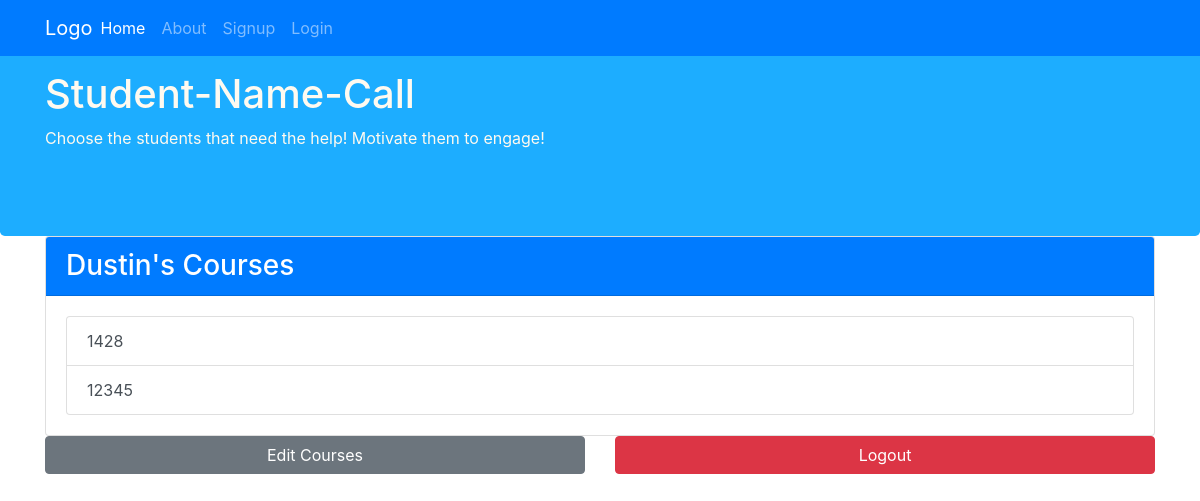
The page /accounts/profile/ (signed in) on the database as committed earlier.
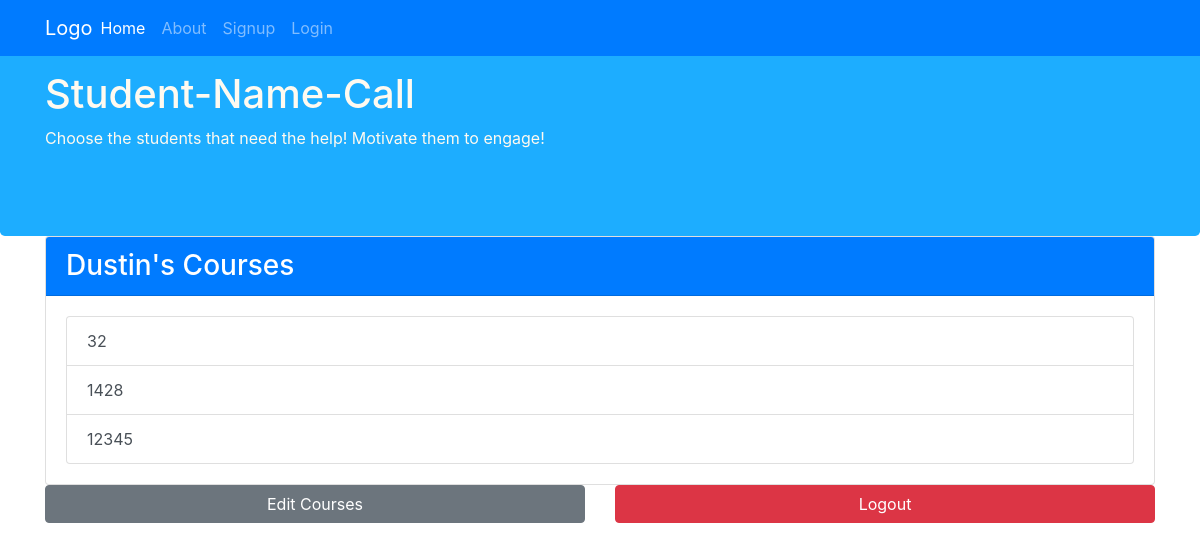
The same page on the database as committed later.
### course/models.py (models this page shows)
class Course(models.Model):
    course_id = models.IntegerField()
    instructor = models.ForeignKey(
        settings.AUTH_USER_MODEL,
        on_delete=models.CASCADE,
    )
    def __str__(self):
        return str(self.course_id)
    class Meta:
        ordering = ['course_id']
    def get_absolute_url(self):
        from django.urls import reverse
        return reverse('course_view', args=[str(self.course_id)])

### course/views.py (the view)
# urls.py: path('accounts/profile/', list_courses_view, name='courses'),
@login_required
def list_courses_view(request):
    user = request.user
    courses = Course.objects.filter(instructor=user)
    context = {
        'courses' : courses,
    }
    return render(request, 'course/list_courses.html', context)

### course/templates/course/list_courses.html
{% extends 'base.html' %}
{% block content %}
<div class="row row-content">
    <div class="col-12">
        <div class="card">
            <h3 class="card-header bg-primary text-white" id="login">{{user.username | title}}'s Courses</h3>
            <div class="card-body">
                <div class="list-group">
                    {% for course in courses %}
                    <a href="{{course.get_absolute_url}}" class="list-group-item list-group-item-action">{{course}}</a>
                    {% endfor %}
                </div>
            </div>
        </div>
    </div>
    <div class="col-sm-6">
        <a href="{% url 'edit_courses_view' %}" class="btn btn-block btn-secondary">Edit Courses</a>
    </div>
    <div class="col-sm-6">
        <a href="{% url 'logout' %}" class="btn btn-block btn-danger">Logout</a>
    </div>
</div>
{% endblock %}

### course/templates/base.html (shortened to what this page needs)
<!doctype html>
<html>
    <head>
        <link rel="stylesheet" href="https://stackpath.bootstrapcdn.com/bootstrap/4.4.1/css/bootstrap.min.css">
        {% load static %}
        <link rel="stylesheet" type="text/css"  href="{% static 'course/style.css' %}">
    </head>
    <body>
        <nav class="navbar navbar-dark bg-primary navbar-expand-sm fixed-top">
            <div class="container">
                <a class="navbar-brand mr-auto" href="#">Logo</a>
                <div class="collapse navbar-collapse" id="Navbar">
                    <ul class="navbar-nav mr-auto">
                        {% block nav %}
                        <li class="nav-item active"><a class="nav-link" href="#">Home</a></li>
                        <li class="nav-item"><a class="nav-link" href="aboutus.html">About</a></li>
                        <li class="nav-item"><a class="nav-link" href="#">Signup</a></li>
                        <li class="nav-item"><a class="nav-link" href="contactus.html"> Login</a></li>
                        {% endblock %}
                    </ul>
                </div>
            </div>
        </nav>
        <div class="jumbotron" >
            <div class="container">
                <h1>
                {% block title %}
                    Student-Name-Call
                {% endblock %}
                </h1>
                <p>
                    {% block description %}
                    Choose the students that need the help! Motivate them to engage!
                    {% endblock %}
                </p>
            </div>
        </div>
        <div class="container">
            {% block content %}{% endblock %}
        </div>
    </body>
</html>

### course/static/course/style.css (style rules this page uses)
.jumbotron { padding: 70px 30px 70px 30px; margin: 0px auto; background: #1dadff; color: floralwhite; }

Rows that differ between the two databases and show on the page:
added Course: course "32"
